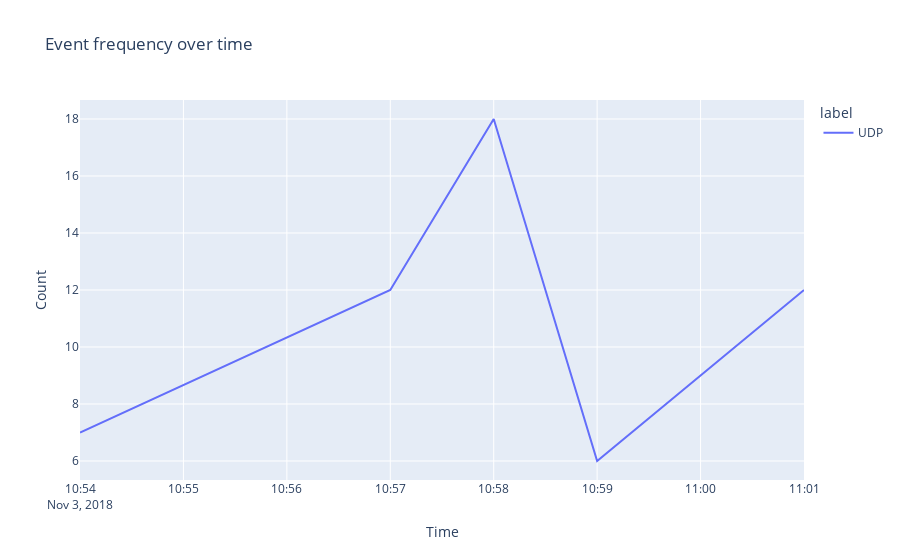

Source (notebook cell):
### Code cell
eda_label(df_1[(df_1['uri']== '192.168.50.4:25976')].copy())

### Figure 1 — Plotly figure (JSON) as saved in the notebook; plotly's stock layout.template omitted (floating-point values rounded to 4 significant figures)
{"data": [{"hovertemplate": "label=UDP<br>Time=%{x}<br>Count=%{y}<extra></extra>", "legendgroup": "UDP", "line": {"color": "#636efa", "dash": "solid"}, "marker": {"symbol": "circle"}, "mode": "lines", "name": "UDP", "orientation": "v", "showlegend": true, "type": "scatter", "x": ["2018-11-03T10:54:00.000000000", "2018-11-03T10:57:00.000000000", "2018-11-03T10:58:00.000000000", "2018-11-03T10:59:00.000000000", "2018-11-03T11:01:00.000000000"], "xaxis": "x", "y": [7, 12, 18, 6, 12], "yaxis": "y"}], "layout": {"legend": {"title": {"text": "label"}, "tracegroupgap": 0}, "title": {"text": "Event frequency over time"}, "xaxis": {"anchor": "y", "domain": [0, 1], "title": {"text": "Time"}}, "yaxis": {"anchor": "x", "domain": [0, 1], "title": {"text": "Count"}}}}
